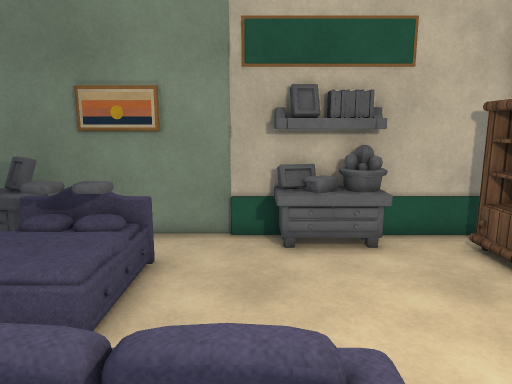
View 1 (above)

12 first-person views from a walk through a 3-D level made in the Unity game engine. The camera is 1.5 m above the floor, tilts 10° down and sees 70° across. Doors are open. The floor is counted in squares, 0.5 m on a side. Each view is taken from the middle of a square. On the plan, view 1 faces up. The plan holds only what a view shows up to about 20 squares ahead; the rest is blank. The player character is not drawn. Some animated figures are left out. Surface patterns are stand-ins for the level's own textures.

View 2
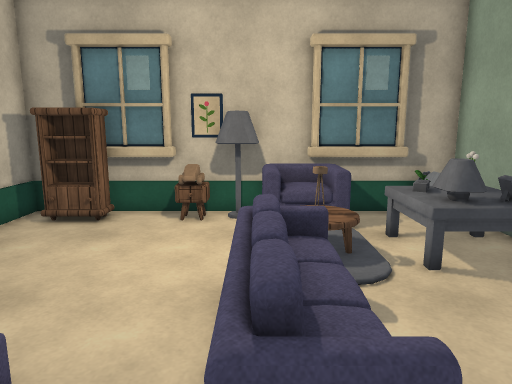

View 3
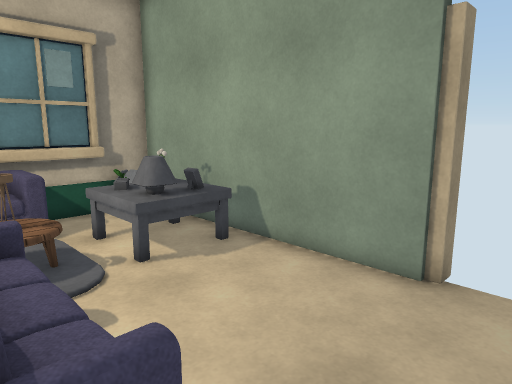

View 4
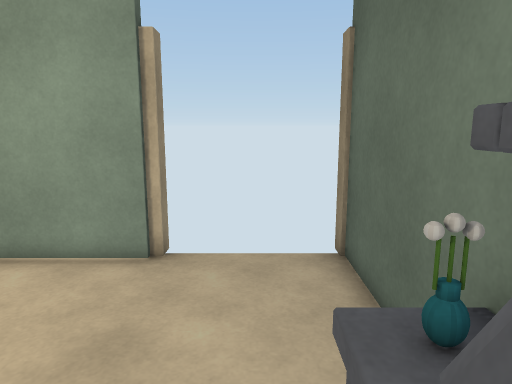

View 5
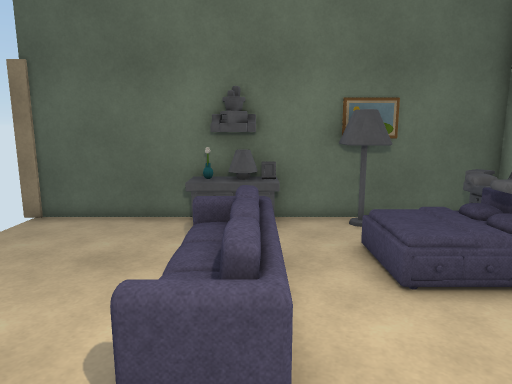

View 6
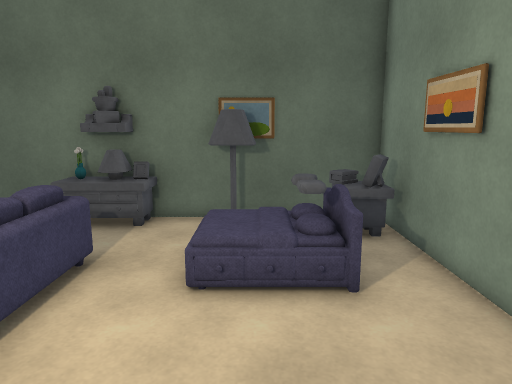

View 7
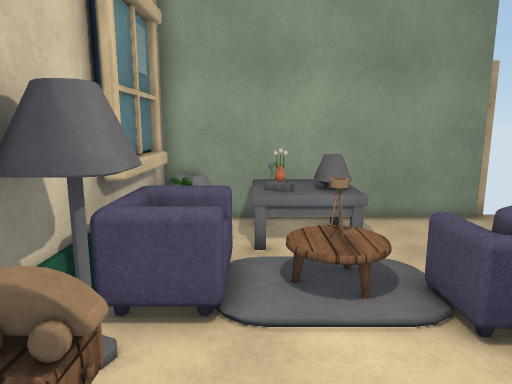

View 8
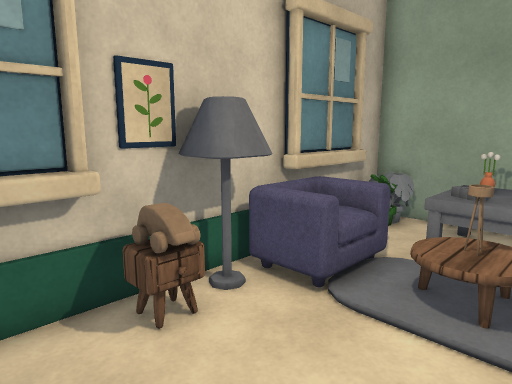

View 9
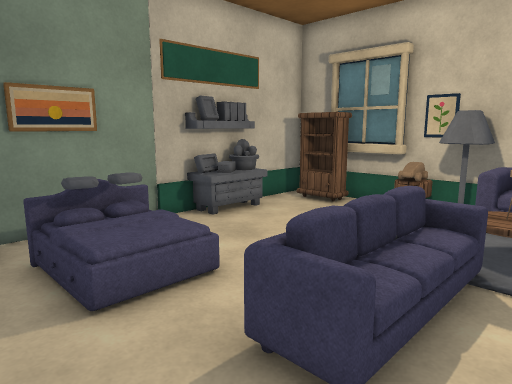

View 10
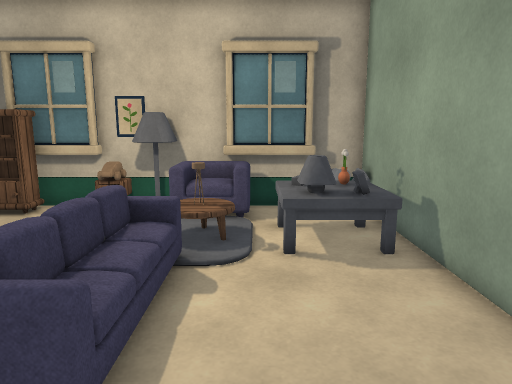

View 11
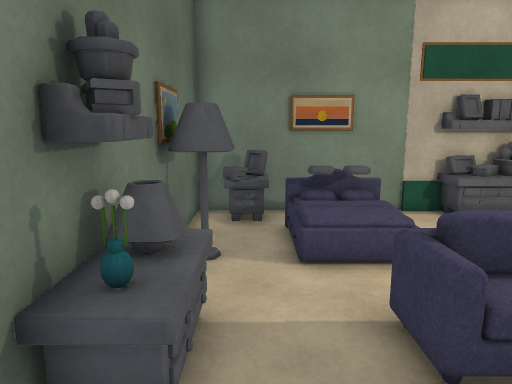

View 12
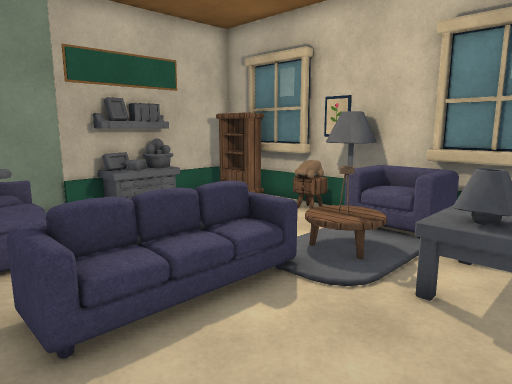

### Floor plan
Key: @ floor where view 1 was taken; # wall or solid block; . floor; D open door; O other object.
Columns run from 8 left of view 1 to 7 right of it. Each row starts with its distance up from view 1.
 10 #########OO#####
  9 #OO......OOO..O#
  8 #OOOOOO......OO#
  7 #..O O.......OO#
  6 #O.O O........##
  5 #O.OOO........O#
  4 #............OO#
  3 #O............O#
  2 OO..OOOOOO...OO#
  1 OO..OOOOOO   OO#
  0 #O......@.   OO#
 -1 #............OO#
 -2 #........OOOO.##
 -3 #........OOOO.O#
 -4 #........OOOOOO#
 -5 DDDDD###########
 -6 DDDDD#

Where each view was taken, in squares from view 1:
view 1: 0 up, 0 right, facing up
view 2: 2 up, 6 left, facing right
view 3: 2 up, 6 left, facing down-right
view 4: 3 up, 6 left, facing down
view 5: 2 up, 4 right, facing left
view 6: 6 up, 4 right, facing left
view 7: 7 up, 4 right, facing down
view 8: 7 up, 1 right, facing down-right
view 9: 1 down, 7 left, facing up-right
view 10: 1 down, 7 left, facing right
view 11: 3 down, 6 left, facing up
view 12: 4 down, 5 left, facing up-right
